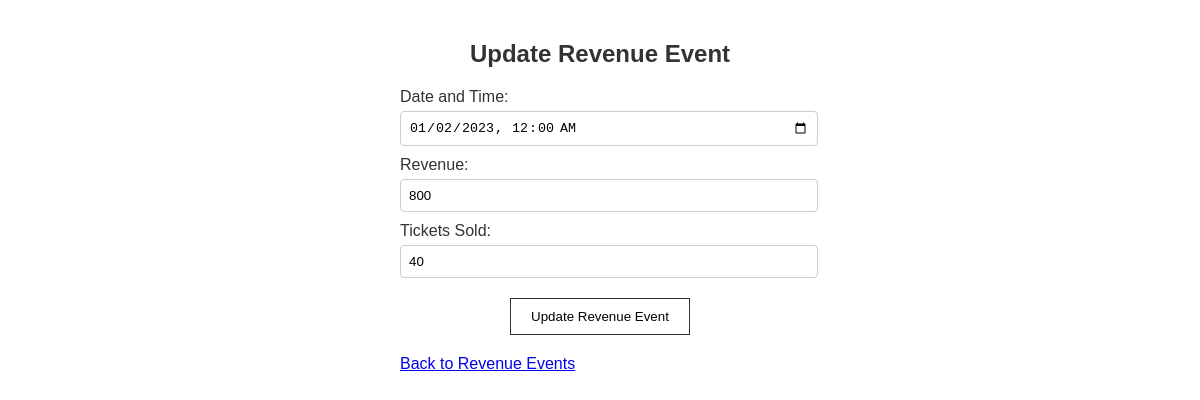
Screenshot of /asset_management/revenuesEvents/update_revenue_event.php?id=2 with the database file from the repository.
### tables this page shows
CREATE TABLE RevenueEvents (
ID INT,
DateTime DATE,
Revenue INT NOT NULL,
TicketsSold INT NOT NULL,
PRIMARY KEY(ID, DateTime),
FOREIGN KEY (ID) REFERENCES RevenueType(ID)
);

### asset_management/revenuesEvents/update_revenue_event.php (the view, shortened to what this page needs)
<?php
include '../includes/db_connection.php';
if (isset($_GET['id'])) {
    $id = $_GET['id'];
    $selectSql = "SELECT * FROM RevenueEvents WHERE ID = ?";
    $selectStmt = $conn->prepare($selectSql);
    $selectStmt->bind_param("i", $id);
    $selectStmt->execute();
    $result = $selectStmt->get_result();
    $revenueEvent = $result->fetch_assoc();
}
?>
<!DOCTYPE html>
<html lang="en">
<head>
</head>
<body>
    <div class="container">
        <h2>Update Revenue Event</h2>
        <form method="post" action="">
            <label for="dateTime">Date and Time:</label>
            <input type="datetime-local" name="dateTime" value="<?php echo date('Y-m-d\TH:i', strtotime($revenueEvent['DateTime'])); ?>" required><br>
            <label for="revenue">Revenue:</label>
            <input type="number" name="revenue" value="<?php echo $revenueEvent['Revenue']; ?>" required><br>
            <label for="ticketsSold">Tickets Sold:</label>
            <input type="number" name="ticketsSold" value="<?php echo $revenueEvent['TicketsSold']; ?>" required><br>
            <button type="submit" name="updateRevenueEvent">Update Revenue Event</button>
        </form>
        <a href="view_revenue_events.php">Back to Revenue Events</a>
    </div>
</body>
</html>

### asset_management/revenuesEvents/update_revenue_event.php (style rules this page uses)
body { font-family: Arial, sans-serif; margin: 0; padding: 20px; background-color: #fff; color: #333; }
.container { max-width: 400px; margin: 0 auto; }
h2 { text-align: center; }
label { display: block; margin-top: 10px; }
input { width: 100%; padding: 8px; margin-top: 5px; border: 1px solid #ccc; border-radius: 4px; }
button { display: block; margin: 20px auto; background-color: transparent; border: 1px solid #333; padding: 10px 20px; cursor: pointer; }

### rows the page displays
revenueevents: dateTime "01/02/2023 00:00", revenue "800", ticketsSold "40"
